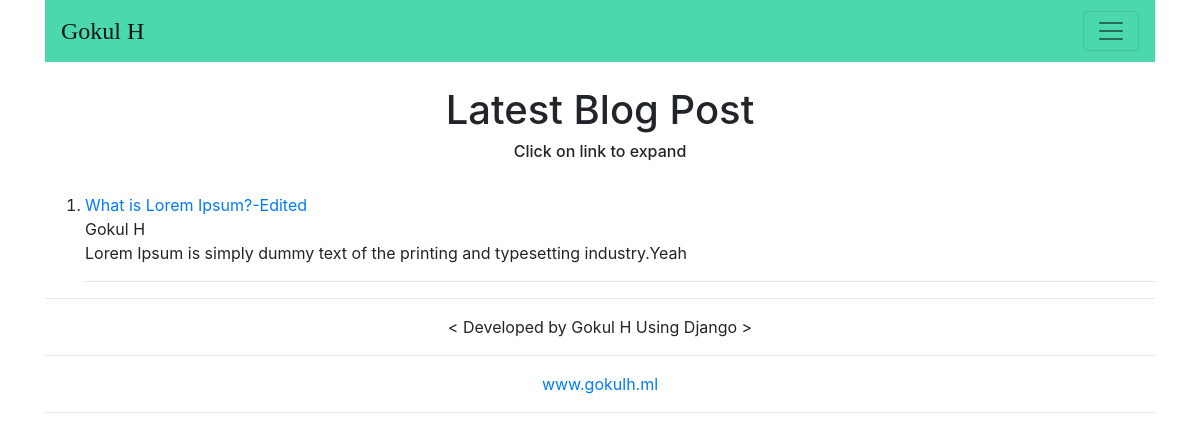
The page / on the database its author committed.
### myblog/models.py (models this page shows, shortened)
class Post(models.Model):
    title = models.CharField(max_length=255)
    title_tag = models.CharField(max_length=255)
    author = models.ForeignKey(User, on_delete=models.CASCADE)
    body = RichTextField(blank=True, null=True)
    post_date = models.DateField(auto_now_add=True)
    snippet = models.CharField(max_length=255)

### myblog/views.py (the view)
# urls.py: path('', HomeView.as_view(), name="home"),
class HomeView(ListView):
    model = Post
    template_name = "home.html"
    ordering = ['-post_date']

### myblog/templates/home.html (shortened to what this page needs)
{%extends 'base.html'%}
{% block content%}
<br>
<h1>Latest Blog Post</h1>
<center><h6>Click on link to expand</h6></center>
<br>
<ol>
{% for post in object_list %}
    <div>
        <li>
        <a href="{%url 'article-detail' post.pk %}">{{post.title}}</a><br>
        {{post.author.first_name}} {{post.author.last_name}}
            <br>
        {{post.snippet}}
        </li>
    </div>
    <hr>
{% endfor %}
</ol>
{%endblock%}

### myblog/templates/base.html (style rules this page uses)
h1 { text-align: center; }

### rows shown on the page
Post: title "What is Lorem Ipsum?-Edited", author.first_name "Gokul", author.last_name "H", snippet "Lorem Ipsum is simply dummy text of the printing and typesetting industry.Yeah"
